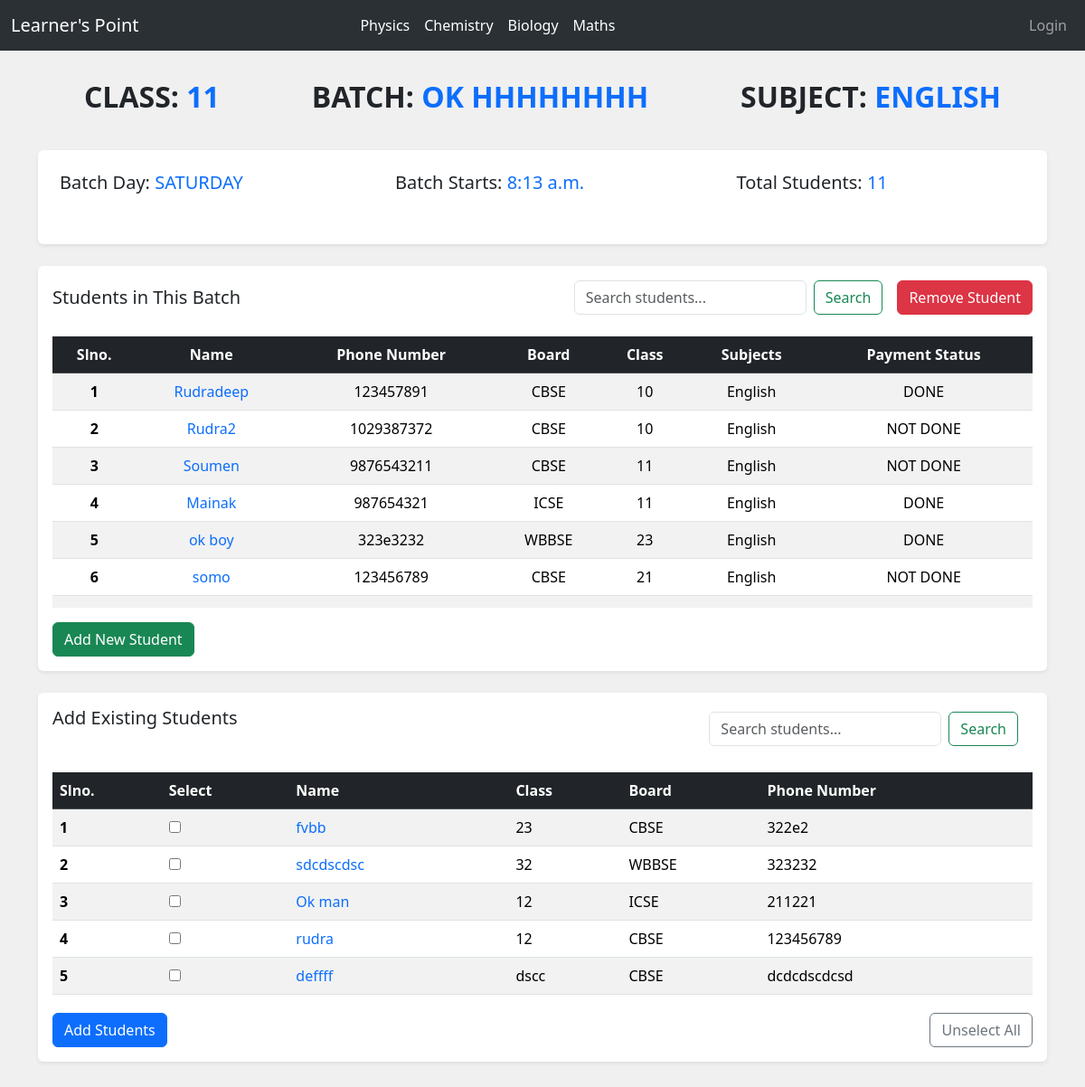
Page /batch/3/ on the earlier database version.
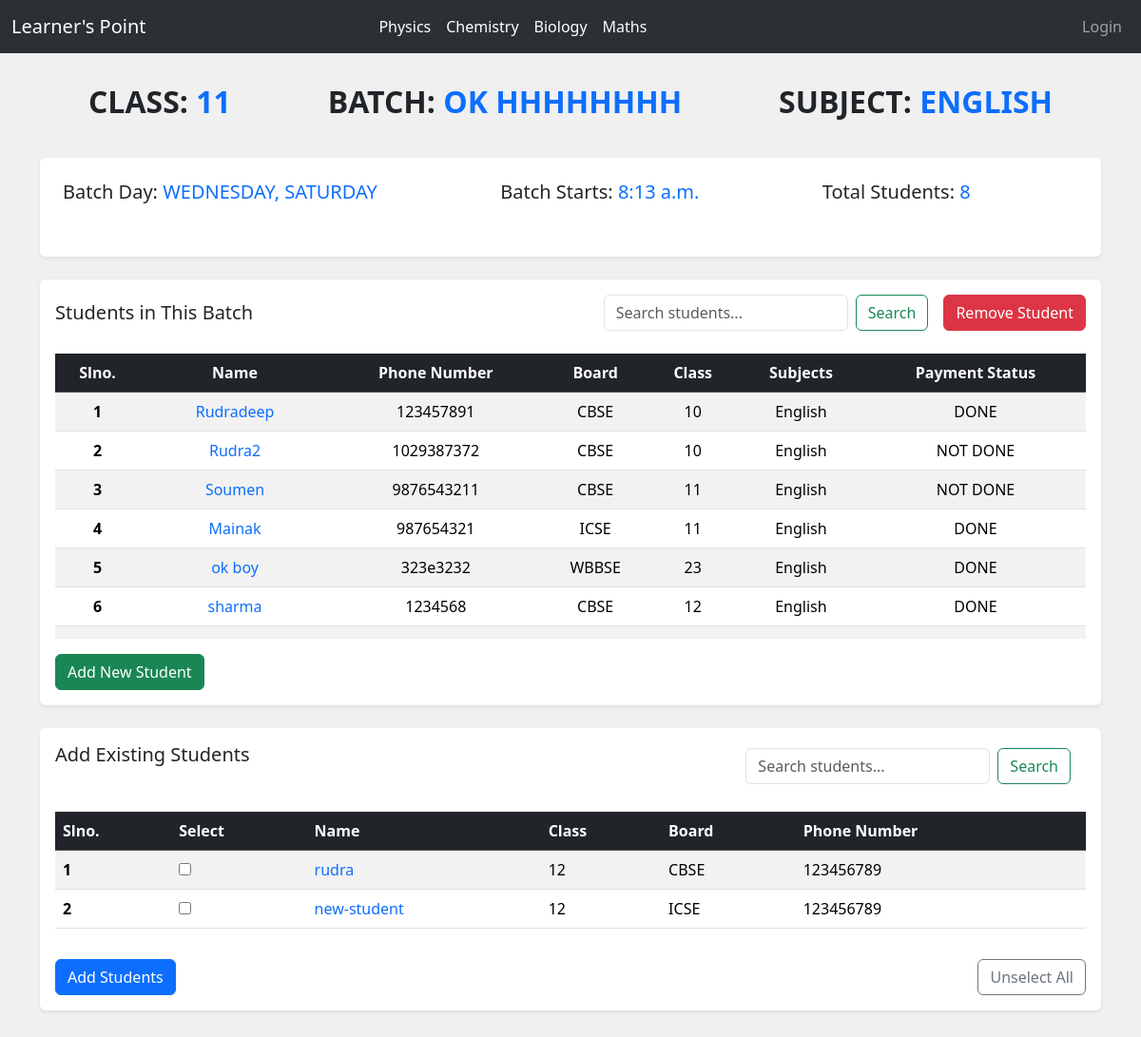
Same page on the later database version.
### myapp/models.py (models this page shows, shortened)
class Batch(models.Model):
    DAYS = [
        ('MON', 'Monday'),
        ('TUE', 'Tuesday'),
        ('WED', 'Wednesday'),
        ('THU', 'Thursday'),
        ('FRI', 'Friday'),
        ('SAT', 'Saturday'),
        ('SUN', 'Sunday'),
    ]
    subject_name = models.CharField(max_length=100)
    batch_name = models.CharField(max_length=100,default="")
    batch_time = models.TimeField()
    batch_day = MultiSelectField(choices=DAYS)
    class_level = models.IntegerField(choices=[(1,1),(2,2),(3,3),(4,4),(5, 5), (6, 6), (7, 7), (8, 8), (9, 9), (10, 10), (11, 11), (12, 12)])
    class_mode = models.CharField(max_length=100, choices=[('ONLINE', 'ONLINE'), ('OFFLINE', 'OFFLINE')], default='ONLINE')
    start_date = models.DateField(default=timezone.now)
    teachers = models.ManyToManyField(Teacher, related_name='teachers')
    students = models.ManyToManyField(Student, related_name='students', blank=True)

class Student(models.Model):
    name = models.CharField(max_length=100)
    phone_number = models.CharField(max_length=15, blank=True)
    board = models.CharField(max_length=50, choices=[('CBSE', 'CBSE'), ('WBBSE', 'WBBSE'), ('ICSE', 'ICSE')])
    student_class = models.IntegerField(choices=[(1,1),(2,2),(3,3),(4,4),(5, 5), (6, 6), (7, 7), (8, 8), (9, 9), (10, 10), (11, 11), (12, 12)])
    payment = models.CharField(max_length=50, choices=[('DONE', 'DONE'), ('NOT DONE', 'NOT DONE')], default='NOT DONE')
    subject = models.CharField(max_length=100, default='All')

### myapp/views.py (the view)
# urls.py: path('batch/<int:pk>/', BatchDetailView.as_view(), name='batch_detail'),
class BatchDetailView(DetailView):
    model = Batch
    template_name = 'batch_detail.html'
    context_object_name = 'batch'
    def get_context_data(self, **kwargs):
        context = super().get_context_data(**kwargs)
        if self.request.GET.get('search_batch_student'):
            search_query = self.request.GET.get('search_batch_student')
            students = Student.objects.filter(
                Q(name__icontains=search_query) |
                Q(phone_number__icontains=search_query) |
                Q(board__icontains=search_query) |
                Q(student_class__icontains=search_query) |
                Q(payment__icontains=search_query)
            )
            context['students'] = students.filter(batches=self.object)
        else:
            context['students'] = self.object.students.all()
        if self.request.GET.get('search_remaining_student'):
            search_query = self.request.GET.get('search_remaining_student')
            context['remaining_students'] = Student.objects.exclude(id__in=self.object.students.all()).filter(
                Q(name__icontains=search_query) |
                Q(phone_number__icontains=search_query) |
                Q(board__icontains=search_query) |
                Q(student_class__icontains=search_query) |
                Q(payment__icontains=search_query)
            )
        else:
            context['remaining_students'] = Student.objects.exclude(id__in=self.object.students.all())
        context['student_form'] = StudentForm()
        return context

### myapp/forms.py
class StudentForm(forms.ModelForm):
    class Meta:
        model = Student
        fields = ['name', 'phone_number', 'board', 'student_class', 'payment', 'subject']
        widgets = {
            'name': forms.TextInput(attrs={'class': 'form-control', 'placeholder': 'Enter student name'}),
            'phone_number': forms.TextInput(attrs={'class': 'form-control', 'placeholder': 'Enter phone number'}),
            'board': forms.Select(attrs={'class': 'form-control'}),
            'student_class': forms.Select(attrs={'class': 'form-control', 'placeholder': 'Enter class'}),
            'payment': forms.Select(attrs={'class': 'form-control'}),
            'subject': forms.TextInput(attrs={'class': 'form-control', 'placeholder': 'Enter subject'}),
        }

### templates/batch_detail.html (shortened to what the changed rows need)
{% extends "base.html" %}
{% load static %}
{% block style %}
    <link rel="stylesheet" href="{% static "css/batch_details.css" %}">
{% endblock style %}
{% block body %}
<div class="container py-4">
    <div class="d-flex flex-wrap mb-4 text-center">
        <div class="p-2 flex-fill">
            <h2 class="text-uppercase fw-bold">Class: <span class="text-primary">{{ batch.class_level }}</span></h2>
        </div>
        <div class="p-2 flex-fill">
            <h2 class="text-uppercase fw-bold">Batch: <span class="text-primary">{{ batch.batch_name }}</span></h2>
        </div>
        <div class="p-2 flex-fill">
            <h2 class="text-uppercase fw-bold">Subject: <span class="text-primary">{{ batch.subject_name }}</span></h2>
        </div>
    </div>
    <div class="card my-4 shadow-sm border-0">
        <div class="card-body">
            <div class="d-flex flex-wrap mb-4">
                <div class="p-2 flex-fill">
                    <h5 class="card-title">Batch Day: <span class="text-uppercase text-primary">{{ batch.batch_day }}</span></h5>
                </div>
                <div class="p-2 flex-fill">
                    <h5 class="card-title">Batch Starts: <span class="text text-primary">{{ batch.batch_time }}</span></h5>
                </div>
                <div class="p-2 flex-fill">
                    <h5 class="card-title">Total Students: <span class="text text-primary">{{ batch.students.count }}</span></h5>
                </div>
            </div>
        </div>
    </div>
    <div class="card my-4 shadow-sm border-0">
        <div class="card-body">
            <div class="table-responsive" style="max-height: 300px; overflow-y: auto;">
                <table class="table table-striped text-center">
                    <thead class="table-dark sticky-top z-1">
                        <tr>
                            <th scope="col">Slno.</th>
                            <th scope="col">Name</th>
                            <th scope="col">Phone Number</th>
                            <th scope="col">Board</th>
                            <th scope="col">Class</th>
                            <th scope="col">Subjects</th>
                            <th scope="col">Payment Status</th>
                        </tr>
                    </thead>
                    <tbody>
                        {% for student in students %}
                        <tr>
                            <th scope="row">{{ forloop.counter }}</th>
                            <td><a href="{% url 'student_profile' student.id %}" class="text-decoration-none">{{ student.name }}</a></td>
                            <td>{{ student.phone_number }}</td>
                            <td>{{ student.board }}</td>
                            <td>{{ student.student_class }}</td>
                            <td>{{ batch.subject_name }}</td>
                            <td>{{ student.payment }}</td>
                        </tr>
                        {% empty %}
                        <tr>
                            <td colspan="8" class="text-center text-muted">No students in this batch.</td>
                        </tr>
                        {% endfor %}
                    </tbody>
                </table>
            </div>
        </div>
    </div>
    <div class="card mb-4 shadow-sm border-0">
        <div class="card-body">
            <form method="post" action="{% url 'add_existing_students' batch.id %}">
                <div class="table-container" style="max-height: 250px; overflow-y: auto;">
                    <table class="table table-striped z-n1">
                        <thead class="table-dark sticky-top">
                            <tr>
                                <th scope="col">Slno.</th>
                                <th scope="col">Select</th>
                                <th scope="col">Name</th>
                                <th scope="col">Class</th>
                                <th scope="col">Board</th>
                                <th scope="col">Phone Number</th>
                            </tr>
                        </thead>
                        <tbody>
                            {% for student in remaining_students %}
                                <tr>
                                    <th scope="row">{{ forloop.counter }}</th>
                                    <td>
                                        <input type="checkbox" name="existing_students" value="{{ student.id }}"
                                        >
                                    </td>
                                    <td><a href="{% url 'student_profile' student.id %}" class="text-decoration-none">{{ student.name }}</a></td>
                                    <td>{{ student.student_class }}</td>
                                    <td>{{ student.board }}</td>
                                    <td>{{ student.phone_number }}</td>
                                </tr>
                            {% empty %}
                                <tr>
                                    <td colspan="7" class="text-center text-muted">No students available.</td>
                                </tr>
                            {% endfor %}
                        </tbody>
                    </table>
                </div>
            </form>
        </div>
    </div>
</div>
{% endblock body %}

Differences in the rows shown:
removed Student: name "somo", phone_number "123456789", board "CBSE", student_class "21", {{ batch.subject_name }} "English", payment "NOT DONE", shown under "Students in This Batch"
removed Student: name "fvbb", student_class "23", board "CBSE", phone_number "322e2", shown under "Add Existing Students"
removed Student: name "sdcdscdsc", student_class "32", board "WBBSE", phone_number "323232", shown under "Add Existing Students"
removed Student: name "Ok man", student_class "12", board "ICSE", phone_number "211221", shown under "Add Existing Students"
removed Student: name "deffff", student_class "dscc", board "CBSE", phone_number "dcdcdscdcsd", shown under "Add Existing Students"
changed Batch "OK HHHHHHHH": batch_day "SATURDAY" → "WEDNESDAY, SATURDAY"; students.count "11" → "8"
now on this page (row unchanged): Student: name "sharma", phone_number "1234568", board "CBSE", student_class "12", {{ batch.subject_name }} "English", payment "DONE", shown under "Students in This Batch"
now on this page (row unchanged): Student: name "new-student", student_class "12", board "ICSE", phone_number "123456789", shown under "Add Existing Students"
